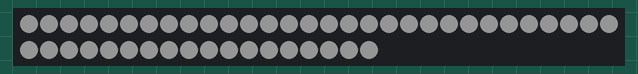
The sketch below on a simulated Arduino Uno, built with avr-gcc and run on an emulated ATmega328P. On the bench: 48 RGB LEDs in strip order, left to right, continuing on the next row. Dim RGB values are drawn brighter than linear.

Above: at 10.22 s.
At 12.17 s:
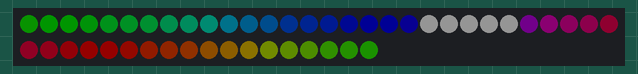
At 13.46 s:
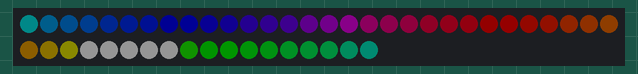
At 17.01 s:
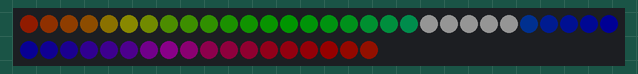
At 23.46 s:
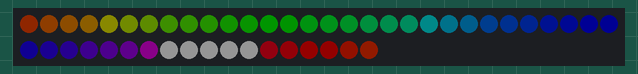
At 39.62 s:
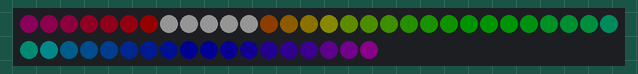

The sketch:

RGBWstrandtest2.ino
```cpp
#include <Adafruit_NeoPixel.h>
#ifdef __AVR__
  #include <avr/power.h>
#endif

#define PIN 6

#define NUM_LEDS 48

#define BRIGHTNESS 20

Adafruit_NeoPixel strip = Adafruit_NeoPixel(NUM_LEDS, PIN, NEO_GRBW + NEO_KHZ800);

//int gamma[] = {
//    0,  0,  0,  0,  0,  0,  0,  0,  0,  0,  0,  0,  0,  0,  0,  0,
//    0,  0,  0,  0,  0,  0,  0,  0,  0,  0,  0,  0,  1,  1,  1,  1,
//    1,  1,  1,  1,  1,  1,  1,  1,  1,  2,  2,  2,  2,  2,  2,  2,
//    2,  3,  3,  3,  3,  3,  3,  3,  4,  4,  4,  4,  4,  5,  5,  5,
//    5,  6,  6,  6,  6,  7,  7,  7,  7,  8,  8,  8,  9,  9,  9, 10,
//   10, 10, 11, 11, 11, 12, 12, 13, 13, 13, 14, 14, 15, 15, 16, 16,
//   17, 17, 18, 18, 19, 19, 20, 20, 21, 21, 22, 22, 23, 24, 24, 25,
//   25, 26, 27, 27, 28, 29, 29, 30, 31, 32, 32, 33, 34, 35, 35, 36,
//   37, 38, 39, 39, 40, 41, 42, 43, 44, 45, 46, 47, 48, 49, 50, 50,
//   51, 52, 54, 55, 56, 57, 58, 59, 60, 61, 62, 63, 64, 66, 67, 68,
//   69, 70, 72, 73, 74, 75, 77, 78, 79, 81, 82, 83, 85, 86, 87, 89,
//   90, 92, 93, 95, 96, 98, 99,101,102,104,105,107,109,110,112,114,
//  115,117,119,120,122,124,126,127,129,131,133,135,137,138,140,142,
//  144,146,148,150,152,154,156,158,160,162,164,167,169,171,173,175,
//  177,180,182,184,186,189,191,193,196,198,200,203,205,208,210,213,
//  215,218,220,223,225,228,231,233,236,239,241,244,247,249,252,255 };


void setup() {
  Serial.begin(115200);
  // This is for Trinket 5V 16MHz, you can remove these three lines if you are not using a Trinket
  #if defined (__AVR_ATtiny85__)
    if (F_CPU == 16000000) clock_prescale_set(clock_div_1);
  #endif
  // End of trinket special code
  strip.setBrightness(BRIGHTNESS);
  strip.begin();
  strip.show(); // Initialize all pixels to 'off'
}

void loop() {
  // Some example procedures showing how to display to the pixels:
  colorWipe(strip.Color(255, 0, 0), 50); // Red
  colorWipe(strip.Color(0, 255, 0), 50); // Green
  colorWipe(strip.Color(0, 0, 255), 50); // Blue
  colorWipe(strip.Color(0, 0, 0, 255), 50); // White

  whiteOverRainbow(20,75,5);

  //pulseWhite(5);

  // fullWhite();
  // delay(2000);

  //rainbowFade2White(3,3,1);


}

// Fill the dots one after the other with a color
void colorWipe(uint32_t c, uint8_t wait) {
  for(uint16_t i=0; i<strip.numPixels(); i++) {
    strip.setPixelColor(i, c);
    strip.show();
    delay(wait);
  }
}

//void pulseWhite(uint8_t wait) {
//  for(int j = 0; j < 256 ; j++){
//      for(uint16_t i=0; i<strip.numPixels(); i++) {
//          strip.setPixelColor(i, strip.Color(0,0,0, gamma[j] ) );
//        }
//        delay(wait);
//        strip.show();
//      }
//
//  for(int j = 255; j >= 0 ; j--){
//      for(uint16_t i=0; i<strip.numPixels(); i++) {
//          strip.setPixelColor(i, strip.Color(0,0,0, gamma[j] ) );
//        }
//        delay(wait);
//        strip.show();
//      }
//}


//void rainbowFade2White(uint8_t wait, int rainbowLoops, int whiteLoops) {
//  float fadeMax = 100.0;
//  int fadeVal = 0;
//  uint32_t wheelVal;
//  int redVal, greenVal, blueVal;
//
//  for(int k = 0 ; k < rainbowLoops ; k ++){
//
//    for(int j=0; j<256; j++) { // 5 cycles of all colors on wheel
//
//      for(int i=0; i< strip.numPixels(); i++) {
//
//        wheelVal = Wheel(((i * 256 / strip.numPixels()) + j) & 255);
//
//        redVal = red(wheelVal) * float(fadeVal/fadeMax);
//        greenVal = green(wheelVal) * float(fadeVal/fadeMax);
//        blueVal = blue(wheelVal) * float(fadeVal/fadeMax);
//
//        strip.setPixelColor( i, strip.Color( redVal, greenVal, blueVal ) );
//
//      }
//
//      //First loop, fade in!
//      if(k == 0 && fadeVal < fadeMax-1) {
//          fadeVal++;
//      }
//
//      //Last loop, fade out!
//      else if(k == rainbowLoops - 1 && j > 255 - fadeMax ){
//          fadeVal--;
//      }
//
//        strip.show();
//        delay(wait);
//    }
//
//  }
//
//
//
//  delay(500);
//
//
//  for(int k = 0 ; k < whiteLoops ; k ++){
//
//    for(int j = 0; j < 256 ; j++){
//
//        for(uint16_t i=0; i < strip.numPixels(); i++) {
//            strip.setPixelColor(i, strip.Color(0,0,0, gamma[j] ) );
//          }
//          strip.show();
//        }
//
//        delay(2000);
//    for(int j = 255; j >= 0 ; j--){
//
//        for(uint16_t i=0; i < strip.numPixels(); i++) {
//            strip.setPixelColor(i, strip.Color(0,0,0, gamma[j] ) );
//          }
//          strip.show();
//        }
//  }
//
//  delay(500);
//
//
//}

void whiteOverRainbow(uint8_t wait, uint8_t whiteSpeed, uint8_t whiteLength ) {

  if(whiteLength >= strip.numPixels()) whiteLength = strip.numPixels() - 1;

  int head = whiteLength - 1;
  int tail = 0;

  int loops = 3;
  int loopNum = 0;

  static unsigned long lastTime = 0;


  while(true){
    for(int j=0; j<256; j++) {
      for(uint16_t i=0; i<strip.numPixels(); i++) {
        if((i >= tail && i <= head) || (tail > head && i >= tail) || (tail > head && i <= head) ){
          strip.setPixelColor(i, strip.Color(0,0,0, 255 ) );
        }
        else{
          strip.setPixelColor(i, Wheel(((i * 256 / strip.numPixels()) + j) & 255));
        }

      }

      if(millis() - lastTime > whiteSpeed) {
        head++;
        tail++;
        if(head == strip.numPixels()){
          loopNum++;
        }
        lastTime = millis();
      }

      if(loopNum == loops) return;

      head%=strip.numPixels();
      tail%=strip.numPixels();
        strip.show();
        delay(wait);
    }
  }

}
void fullWhite() {

    for(uint16_t i=0; i<strip.numPixels(); i++) {
        strip.setPixelColor(i, strip.Color(0,0,0, 255 ) );
    }
      strip.show();
}


// Slightly different, this makes the rainbow equally distributed throughout
void rainbowCycle(uint8_t wait) {
  uint16_t i, j;

  for(j=0; j<256 * 5; j++) { // 5 cycles of all colors on wheel
    for(i=0; i< strip.numPixels(); i++) {
      strip.setPixelColor(i, Wheel(((i * 256 / strip.numPixels()) + j) & 255));
    }
    strip.show();
    delay(wait);
  }
}

void rainbow(uint8_t wait) {
  uint16_t i, j;

  for(j=0; j<256; j++) {
    for(i=0; i<strip.numPixels(); i++) {
      strip.setPixelColor(i, Wheel((i+j) & 255));
    }
    strip.show();
    delay(wait);
  }
}

// Input a value 0 to 255 to get a color value.
// The colours are a transition r - g - b - back to r.
uint32_t Wheel(byte WheelPos) {
  WheelPos = 255 - WheelPos;
  if(WheelPos < 85) {
    return strip.Color(255 - WheelPos * 3, 0, WheelPos * 3,0);
  }
  if(WheelPos < 170) {
    WheelPos -= 85;
    return strip.Color(0, WheelPos * 3, 255 - WheelPos * 3,0);
  }
  WheelPos -= 170;
  return strip.Color(WheelPos * 3, 255 - WheelPos * 3, 0,0);
}

uint8_t red(uint32_t c) {
  return (c >> 8);
}
uint8_t green(uint32_t c) {
  return (c >> 16);
}
uint8_t blue(uint32_t c) {
  return (c);
}
```
